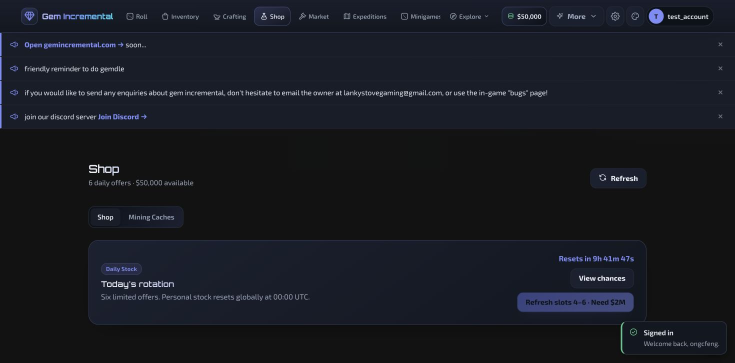
#> input picture trailer/assets/captures/bundles.jpg, 1470 x 725 px (shown at 1/2 size); its folder holds 3 pictures in this run
$ python build_trailer.py
#> lines starting #> are read from the running program, lines starting #| are printed output that depends on the picture
#!/usr/bin/env python3
"""Render the Gem Incremental 25.5 second promotional trailer."""

from __future__ import annotations

import math
import os
import shutil
import subprocess
import wave
from pathlib import Path

import numpy as np
from PIL import Image, ImageDraw, ImageEnhance, ImageFilter, ImageFont


ROOT = Path(__file__).resolve().parents[1]
TRAILER = ROOT / "trailer"
CAPTURES = TRAILER / "assets" / "captures"
DIST = TRAILER / "dist"
W, H = 1280, 720
FPS = 30
DURATION = 25.5
FRAMES = int(DURATION * FPS)

BG = (6, 9, 18)
PANEL = (15, 20, 38)
INK = (245, 247, 255)
MUTED = (176, 184, 210)
VIOLET = (135, 126, 255)
CYAN = (70, 223, 255)
MAGENTA = (255, 87, 208)
GREEN = (89, 255, 169)
GOLD = (255, 208, 94)

FONT_BOLD_PATH = "/System/Library/Fonts/Supplemental/Arial Bold.ttf"
FONT_BLACK_PATH = "/System/Library/Fonts/Supplemental/Arial Black.ttf"
FONT_REGULAR_PATH = "/System/Library/Fonts/Supplemental/Arial.ttf"
FONT_MONO_PATH = "/System/Library/Fonts/Menlo.ttc"


# [8 lines left out: function font, not called in this run]


def clamp(value: float, lo: float = 0.0, hi: float = 1.0) -> float:
    return max(lo, min(hi, value))


def ease(value: float) -> float:
    value = clamp(value)
    return value * value * (3.0 - 2.0 * value)


def pulse(value: float, width: float = 0.12) -> float:
    return math.exp(-((value / width) ** 2))


# [59 lines left out: functions cover, tinted_overlay, centered, glow_text, vignette, progress_bar and 1 more, not called in this run]


captures = {p.stem: Image.open(p).convert("RGB") for p in CAPTURES.glob("*.jpg")}
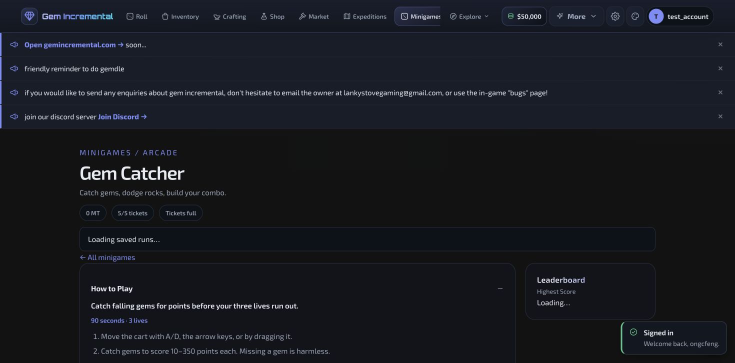
#> input picture trailer/assets/captures/catcher.jpg, 1470 x 725 px (shown at 1/2 size)
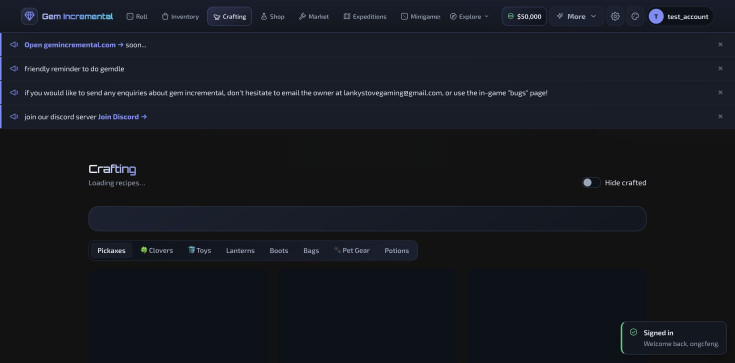
#> input picture trailer/assets/captures/crafting.jpg, 1470 x 725 px (shown at 1/2 size)
#> captures = 3 items
gems_dir = ROOT / "src" / "assets" / "photoreal" / "specimens2"
gems = {p.stem: Image.open(p).convert("RGBA") for p in gems_dir.glob("*.webp")}


def ui_frame(name: str, local: float, darken: int = 45, zoom_from: float = 1.0,
             zoom_to: float = 1.045) -> Image.Image:
    z = zoom_from + (zoom_to - zoom_from) * ease(local)
    # Crop away announcement bars while keeping the app header and main view.
    src = captures[name].crop((0, 58, captures[name].width, captures[name].height))
    im = cover(src, zoom=z, focus_y=0.40)
    if darken:
        im = Image.alpha_composite(im.convert("RGBA"), Image.new("RGBA", im.size, (2, 5, 14, darken))).convert("RGB")
    return vignette(im)


def scene_intro(t: float) -> Image.Image:
    local = t / 3.0
    im = ui_frame("home", local, darken=72, zoom_from=1.02, zoom_to=1.11).convert("RGBA")
    draw = ImageDraw.Draw(im)
    label(draw, "THE ODDS START HERE")
    alpha = int(255 * ease(min(local / 0.22, (1 - local) / 0.13)))
    title_layer = Image.new("RGBA", im.size, (0, 0, 0, 0))
    glow_text(title_layer, (W // 2, 300), "ROLL A GEM.", font(80, "black"), color=(*INK, alpha), glow=VIOLET)
    td = ImageDraw.Draw(title_layer)
    td.text((W // 2, 380), "One click. Any rarity.", font=font(26, "regular"), fill=(*MUTED, alpha), anchor="mm")
    im.alpha_composite(title_layer)
    if t > 2.35:
        p = (t - 2.35) / 0.65
        r = int(26 + 140 * ease(p))
        a = int(220 * (1 - ease(p)))
        draw.ellipse((W // 2 - r, 500 - r, W // 2 + r, 500 + r), outline=(*VIOLET, a), width=5)
    return im.convert("RGB")


# [204 lines left out: functions gem_card, scene_rarity, scene_progression, scene_secret, scene_world, scene_minigames and 1 more, not called in this run]


def render_frame(t: float) -> Image.Image:
    if t < 3:
        im = scene_intro(t)
    elif t < 7:
        im = scene_rarity(t)
    elif t < 11:
        im = scene_progression(t)
    elif t < 15:
        im = scene_secret(t)
    elif t < 19:
        im = scene_world(t)
    elif t < 22:
        im = scene_minigames(t)
    else:
        im = scene_end(t)
    progress_bar(im, t)
    return im


# [83 lines left out: functions add_tone, add_noise, build_audio, not called in this run]


def main() -> None:
    DIST.mkdir(parents=True, exist_ok=True)
    frames_dir = DIST / ".frames"
    audio = DIST / "gem-incremental-trailer-audio.wav"
    final = DIST / "gem-incremental-trailer.mp4"
    poster = DIST / "gem-incremental-trailer-poster.jpg"
    shutil.rmtree(frames_dir, ignore_errors=True)
    frames_dir.mkdir(parents=True)
    for i in range(FRAMES):
        frame = render_frame(i / FPS)
        frame.save(frames_dir / f"frame-{i:04d}.jpg", quality=93, subsampling=0)
        if i % FPS == 0:
            print(f"rendered {i // FPS:02d}s / {DURATION:.1f}s", flush=True)
    build_audio(audio)
    cache_dir = Path("/tmp/gem-incremental-trailer-swift-cache")
    cache_dir.mkdir(parents=True, exist_ok=True)
    encoder = Path("/tmp/gem-incremental-trailer-encoder")
    compile_env = {
        **dict(os.environ),
        "SWIFT_MODULE_CACHE_PATH": str(cache_dir),
        "CLANG_MODULE_CACHE_PATH": str(cache_dir),
    }
    subprocess.run([
        "/usr/bin/swiftc", "-parse-as-library", str(TRAILER / "encode_trailer.swift"),
        "-o", str(encoder),
    ], check=True, env=compile_env)
    subprocess.run([
        str(encoder), str(frames_dir), str(audio), str(final),
        str(FPS), str(W), str(H),
    ], check=True)
    render_frame(22.8).save(poster, quality=94, subsampling=0)
    shutil.rmtree(frames_dir, ignore_errors=True)
    print(final)


if __name__ == "__main__":
#> (the run stopped early here; a loop or call above may not have finished)
